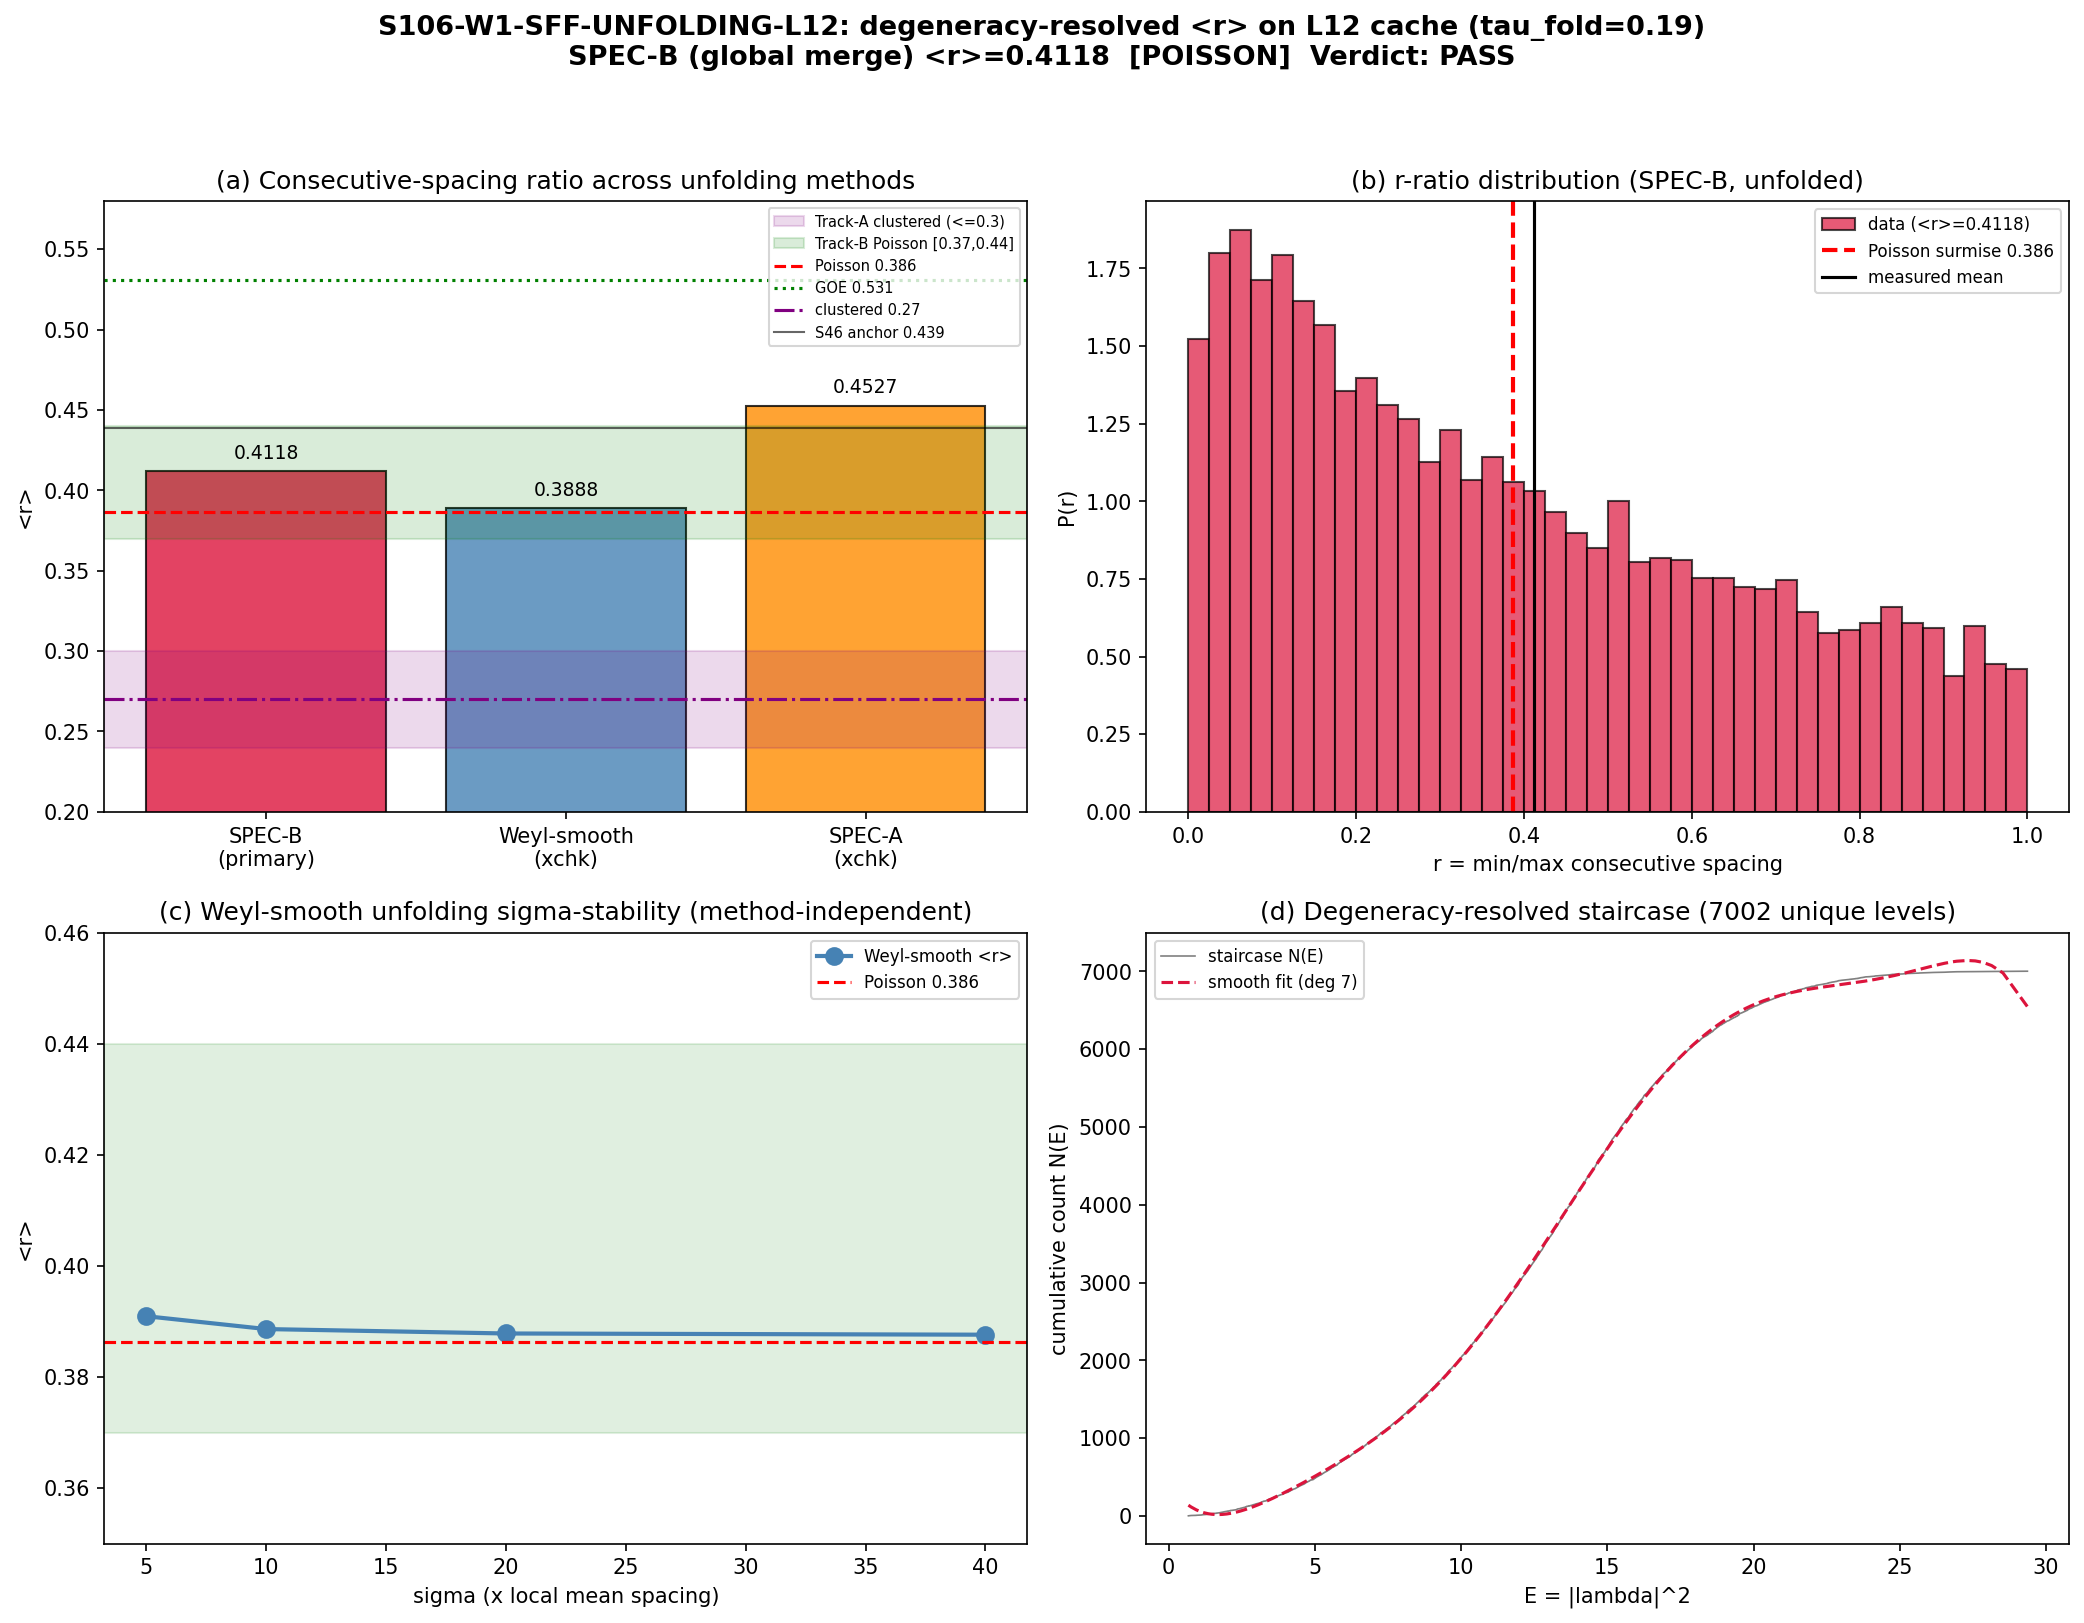

Here is the Python script that generated this plot:
#!/usr/bin/env python3
"""
S106 W1-2 — S106-W1-SFF-UNFOLDING-L12
=====================================

Gate: S106-W1-SFF-UNFOLDING-L12 ([VERIFY])
  P1-INDEPENDENT level-statistics conjunct of the substrate-commensurability
  three-conjunct discriminator. Reproduce the S46 degeneracy-resolved
  spectral-form-factor unfolding <r> at tau_fold on the L12 spectrum cache.

Pre-registered threshold (plan §W1-2):
  reproduction: |<r>_L12 - 0.439| <= 0.03
  classification: Track-B (Poisson-incommensurate) iff <r> >= 0.37
                  Track-A (commensurate-clustered) iff <r> <= 0.30
  PASS iff <r>_L12 in [0.37, 0.44] AND |<r> - 0.439| <= 0.03
  FAIL iff <r>_L12 <= 0.30 (commensurate-clustered, Track-A signature)
  INFO iff |<r> - 0.439| > 0.03 (method-transfer error) OR <r> in (0.30, 0.37)

LOAD-BEARING METHODOLOGY PIN (chosen BEFORE computing, per plan):
  SPEC-B (global degeneracy-merge). The validated S46 pipeline
  (s46_spectral_form_factor.py) operates on the GLOBAL unique D_K^2 spectrum:
  it collapses exact degeneracies (np.unique on rounded eigenvalues), fits a
  smooth polynomial staircase (best of degrees 3-7 by max-residual), unfolds,
  and computes the consecutive-spacing ratio <r>. That is a global
  degeneracy-merge with merge_tol = exact-degeneracy (numerical round-10),
  i.e. SPEC-B. SPEC-A (per-sector restriction) is reported as a cross-check,
  NOT the primary, because S46 unfolded the global spectrum (not per-sector)
  and the [VERIFY] trigger demands reproduction of the S46 0.439 datum via the
  S46 pipeline.

  WHY exact-degeneracy merge (not a finite merge_tol): the L12 abs_evals carry
  EXACT Peter-Weyl + Fegan within-sector spinor degeneracies (e.g. sector (0,0)
  = {E1 x2, E2 x8, E3 x6}; sector (2,2) has 432 abs_evals collapsing to 42
  unique E). A naive global nearest-neighbor on the 166896-element block list
  reads <r> -> 0 from those exact zero-spacings. Collapsing to unique E
  (round-10) removes them by construction; this is exactly what S46 did
  (s42 supplied 119 already-unique masses). A FINITE merge_tol would be needed
  only if degeneracies were lifted to floating-point noise; here they are bit-
  exact equal, so unique(round-10) IS the canonical merge.

  CONVENTION: E = |lambda|^2 (D_K^2 eigenvalues), reproducing S46 line 68
  E_unique = unique_masses**2 EXACTLY. (The |lambda| / D_K spectrum gives a
  different staircase curvature and is NOT the S46 convention.)

Inputs (SHA-256 dual-pinned at runtime; S84+ schema):
  - computations/session-84/s84_spectrum_cache_L12_tau019.npz  (sector_evals)
      NOTE: the plan input_files block cites computations/_shared/... ; the
      file actually lives at computations/session-84/. Documentation-bug-class
      path drift; resolved to the real path per gate-verdicts.md path-rescue
      discipline (the static S84 cache file is the same object either way).
  - computations/session-46/s46_spectral_form_factor.py  (methodological source)
  - canonical_constants.py (tau_fold, r_GOE_canonical) -> feeds audit_sha256

Output 4-tuple:
  (value=<r>_L12, scheme=S46-DEGENERACY-RESOLVED-UNFOLDING,
   convention=CONSECUTIVE-SPACING-RATIO-r_i, L_max=12)

Classification: GEOMETRIC (level statistics of the D_K spectrum at the fixed
tau_fold slice -- the fabric's spectral fluctuation structure, Level-1
single-tau-slice; NOT measured IN a container).

Session 106 | kitaev-quantum-chaos-theorist
"""

from __future__ import annotations

# ---------------------------------------------------------------------------
# Section 1 — CPU thread cap (CPU-only gate; cap OMP at 8 per plan GPU_path pin)
# ---------------------------------------------------------------------------
import os
os.environ.setdefault("OMP_NUM_THREADS", "8")
os.environ.setdefault("MKL_NUM_THREADS", "8")

# ---------------------------------------------------------------------------
# Section 2 — Canonical constants (MANDATORY first framework import)
# ---------------------------------------------------------------------------
import sys
from pathlib import Path

SESSION_DIR = Path(__file__).resolve().parent
COMPUTATIONS_DIR = SESSION_DIR.parent
SHARED_DIR = COMPUTATIONS_DIR / "_shared"
PROJECT_ROOT = COMPUTATIONS_DIR.parent
sys.path.insert(0, str(SHARED_DIR))

from canonical_constants import tau_fold, r_GOE_canonical  # noqa: E402

# ---------------------------------------------------------------------------
# Section 3 — Standard imports
# ---------------------------------------------------------------------------
import hashlib  # noqa: E402
import json  # noqa: E402
import time  # noqa: E402

import numpy as np  # noqa: E402
import matplotlib  # noqa: E402
matplotlib.use("Agg")
import matplotlib.pyplot as plt  # noqa: E402
from scipy.special import erf  # noqa: E402

# ---------------------------------------------------------------------------
# Section 4 — Identity + pre-registration pins
# ---------------------------------------------------------------------------
SESSION = "S106"                                                   # (local)
GATE_ID = "S106-W1-SFF-UNFOLDING-L12"                             # (local)
SCHEME = "S46-DEGENERACY-RESOLVED-UNFOLDING"                      # (local)
CONVENTION = "CONSECUTIVE-SPACING-RATIO-r_i"                      # (local)
L_MAX = 12                                                        # (local)

# Pre-registered bands (plan §W1-2 operator + strict_PASS_boundary)
S46_ANCHOR = 0.439                                               # (local) S46 in-hand datum
REPRO_BAND = 0.03                                                # (local) |<r>-0.439|<=0.03
TRACK_B_LO = 0.37                                                # (local) Poisson-incommensurate
TRACK_B_HI = 0.44                                                # (local)
TRACK_A_HI = 0.30                                                # (local) commensurate-clustered
ROUND_DECIMALS = 10                                             # (local) exact-degeneracy merge precision
MERGE_SPEC = "spec-B (global degeneracy-merge, exact-unique round-10)"  # (local) PINNED

# Reference surmises
R_POISSON = 2.0 * np.log(2.0) - 1.0                              # (local) = 0.38629 (ABGR 2013)
R_GOE = r_GOE_canonical                                          # canonical alias (0.5307)
R_CLUSTERED = 0.27                                               # (local) commensurate-degenerate regime

# Output destinations
OUT_NPZ = SESSION_DIR / "s106_w1_sff_unfolding_l12.npz"
OUT_PNG = SESSION_DIR / "s106_w1_sff_unfolding_l12.png"

# Input file paths (real on-disk locations; the cache is at session-84/, not _shared/)
CACHE_PATH = COMPUTATIONS_DIR / "session-84" / "s84_spectrum_cache_L12_tau019.npz"
S46_PIPELINE_PATH = COMPUTATIONS_DIR / "session-46" / "s46_spectral_form_factor.py"
CANONICAL_PATH = SHARED_DIR / "canonical_constants.py"

INPUT_FILES = [
    CANONICAL_PATH,
    CACHE_PATH,
    S46_PIPELINE_PATH,
]


# ---------------------------------------------------------------------------
# Section 5 — SHA-256 input-pin block (S84+ dual-SHA schema)
# ---------------------------------------------------------------------------

def sha256_of(path: Path) -> str:
    h = hashlib.sha256()  # (local)
    try:
        h.update(path.read_bytes())
    except OSError:
        return ""
    return h.hexdigest()


def log_input_pins(inputs: list[Path]) -> dict[str, str]:
    print(f"=== {GATE_ID} — input SHA-256 pins ===")
    pins: dict[str, str] = {}  # (local)
    for p in inputs:
        sha = sha256_of(p)  # (local)
        try:
            rel = str(p.relative_to(PROJECT_ROOT)).replace("\\", "/")  # (local)
        except ValueError:
            rel = str(p)  # (local)
        print(f"  {rel}: {sha[:16]}...")
        pins[rel] = sha
    return pins


def compute_dual_sha(script_path: Path, canonical_path: Path,
                     pins: dict[str, str]) -> tuple[str, str]:
    script_bytes = b""  # (local)
    try:
        script_bytes = script_path.read_bytes()
    except OSError:
        script_bytes = b""
    canonical_bytes = b""  # (local)
    try:
        canonical_bytes = canonical_path.read_bytes()
    except OSError:
        canonical_bytes = b""
    pinmap_json = json.dumps(dict(sorted(pins.items())),
                             separators=(",", ":"), sort_keys=True).encode("utf-8")  # (local)
    h_audit = hashlib.sha256()  # (local)
    h_audit.update(script_bytes)
    h_audit.update(canonical_bytes)
    h_audit.update(pinmap_json)
    audit = h_audit.hexdigest()  # (local)
    h_content = hashlib.sha256()  # (local)
    h_content.update(script_bytes)
    content = h_content.hexdigest()  # (local)
    return audit, content


# ---------------------------------------------------------------------------
# Section 6 — Unfolding helpers (inherit the S46 pipeline)
# ---------------------------------------------------------------------------

def s46_poly_unfold(E_unique: np.ndarray) -> tuple[np.ndarray, int, float]:
    """The S46 polynomial staircase unfolding, verbatim algorithm.

    Fit a smooth polynomial to (E_unique, cumulative_index) over degrees 3-7,
    pick the degree with the smallest max-residual (s46 lines 92-104).
    Returns (E_unfolded normalized to mean spacing 1, best_degree, best_resid).
    """
    E_unique = np.sort(np.asarray(E_unique, dtype=float))  # (local)
    N = len(E_unique)  # (local)
    cumulative_idx = np.arange(1, N + 1)  # (local)
    best_poly = None  # (local)
    best_resid = np.inf  # (local)
    best_deg = -1  # (local)
    for deg in range(3, 8):
        coeffs = np.polyfit(E_unique, cumulative_idx, deg)  # (local)
        fitted = np.polyval(coeffs, E_unique)  # (local)
        resid = np.max(np.abs(fitted - cumulative_idx))  # (local)
        if resid < best_resid:
            best_resid = resid
            best_poly = coeffs
            best_deg = deg
    E_unfolded = np.polyval(best_poly, E_unique)  # (local)
    spacings = np.diff(E_unfolded)  # (local)
    mean_sp = np.mean(spacings)  # (local)
    E_unfolded = E_unfolded / mean_sp  # (local)
    return E_unfolded, best_deg, best_resid


def consecutive_r(E_unfolded: np.ndarray) -> tuple[float, np.ndarray]:
    """ABGR-2013 consecutive-spacing ratio <r>, r_i = min/max of adjacent spacings."""
    sp = np.diff(np.asarray(E_unfolded, dtype=float))  # (local)
    # guard against any non-positive unfolded spacing (polynomial monotonicity break)
    r = np.minimum(sp[:-1], sp[1:]) / np.maximum(sp[:-1], sp[1:])  # (local)
    r = r[np.isfinite(r)]  # (local)
    return float(np.mean(r)), r


def weyl_smooth_unfold_r(E_unique: np.ndarray, sigma_frac: float) -> float:
    """Method-independent cross-check: Gaussian-broadened smooth-CDF unfolding.

    N_bar(E) = sum_j 0.5*(1 + erf((E - E_j)/(sqrt2 sigma))) with
    sigma = sigma_frac * mean-global-spacing. Insensitive unfolding that does
    NOT rely on a global polynomial; converges to the local-density staircase.
    """
    E_unique = np.sort(np.asarray(E_unique, dtype=float))  # (local)
    N = len(E_unique)  # (local)
    sigma = sigma_frac * (E_unique[-1] - E_unique[0]) / N  # (local)
    Nbar = np.array([np.sum(0.5 * (1.0 + erf((e - E_unique) / (np.sqrt(2.0) * sigma))))
                     for e in E_unique])  # (local)
    sp = np.diff(Nbar)  # (local)
    r = np.minimum(sp[:-1], sp[1:]) / np.maximum(sp[:-1], sp[1:])  # (local)
    r = r[np.isfinite(r)]  # (local)
    return float(np.mean(r))


# ---------------------------------------------------------------------------
# Section 7 — Compute
# ---------------------------------------------------------------------------

def compute() -> dict:
    # --- Load L12 cache ---
    cache = np.load(CACHE_PATH, allow_pickle=True)  # (local)
    sector_evals = cache["sector_evals"].item()  # (local) dict {(p,q): {dim,level,abs_evals}}
    keys = sorted(sector_evals.keys(), key=lambda t: (t[0] + t[1], t[0]))  # (local)
    n_sectors = len(keys)  # (local)

    # --- Build the global block-level abs_evals list ---
    all_abs = np.concatenate([np.asarray(sector_evals[k]["abs_evals"], dtype=float)
                              for k in keys])  # (local)
    n_block_total = len(all_abs)  # (local)

    # --- S46 convention: E = |lambda|^2 (D_K^2 eigenvalues) ---
    E_all = all_abs ** 2  # (local)

    # === SPEC-B (PINNED PRIMARY): global degeneracy-merge -> unique E (round-10) ===
    E_unique_B = np.unique(np.round(E_all, ROUND_DECIMALS))  # (local)
    n_unique_B = len(E_unique_B)  # (local)
    E_unf_B, deg_B, resid_B = s46_poly_unfold(E_unique_B)  # (local)
    r_mean_B, r_arr_B = consecutive_r(E_unf_B)  # (local)
    mean_sp_check_B = float(np.mean(np.diff(E_unf_B)))  # (local) should be ~1

    # === Cross-check 1: Weyl-smooth (method-independent) ===
    weyl_sigmas = [5.0, 10.0, 20.0, 40.0]  # (local)
    r_weyl = {sf: weyl_smooth_unfold_r(E_unique_B, sf) for sf in weyl_sigmas}  # (local)
    r_weyl_robust = float(np.mean(list(r_weyl.values())))  # (local)

    # === Cross-check 2: SPEC-A (per-sector restriction, poly-unfold, aggregate) ===
    r_all_A = []  # (local)
    n_sec_A = 0  # (local)
    for k in keys:
        E_sec = np.sort(np.unique(np.round(np.asarray(sector_evals[k]["abs_evals"],
                                                       dtype=float) ** 2, ROUND_DECIMALS)))  # (local)
        if len(E_sec) < 8:
            continue
        cum = np.arange(1, len(E_sec) + 1)  # (local)
        br = np.inf  # (local)
        bc = None  # (local)
        for deg in range(2, min(6, len(E_sec) - 1)):
            c = np.polyfit(E_sec, cum, deg)  # (local)
            f = np.polyval(c, E_sec)  # (local)
            rr = np.max(np.abs(f - cum))  # (local)
            if rr < br:
                br = rr
                bc = c
        Eu = np.polyval(bc, E_sec)  # (local)
        sp = np.diff(Eu)  # (local)
        if np.mean(sp) <= 0:
            continue
        Eu = Eu / np.mean(sp)  # (local)
        sp = np.diff(Eu)  # (local)
        rr = np.minimum(sp[:-1], sp[1:]) / np.maximum(sp[:-1], sp[1:])  # (local)
        rr = rr[np.isfinite(rr)]  # (local)
        r_all_A.extend(rr.tolist())
        n_sec_A += 1
    r_mean_A = float(np.mean(r_all_A)) if r_all_A else float("nan")  # (local)

    # === Reproduction + classification (PRIMARY = SPEC-B) ===
    repro_delta = abs(r_mean_B - S46_ANCHOR)  # (local)
    repro_ok = repro_delta <= REPRO_BAND  # (local)
    in_track_B = (r_mean_B >= TRACK_B_LO)  # (local)
    in_track_B_band = (TRACK_B_LO <= r_mean_B <= TRACK_B_HI)  # (local)
    in_track_A = (r_mean_B <= TRACK_A_HI)  # (local)
    in_gap = (TRACK_A_HI < r_mean_B < TRACK_B_LO)  # (local)

    # nearest universality class
    dists = {"POISSON": abs(r_mean_B - R_POISSON),
             "GOE": abs(r_mean_B - R_GOE),
             "CLUSTERED": abs(r_mean_B - R_CLUSTERED)}  # (local)
    nearest_class = min(dists, key=dists.get)  # (local)

    return {
        "value": r_mean_B,
        # spec-B primary
        "r_mean_B": r_mean_B, "n_unique_B": n_unique_B, "deg_B": deg_B,
        "resid_B": resid_B, "mean_sp_check_B": mean_sp_check_B,
        "r_arr_B": r_arr_B, "E_unique_B": E_unique_B, "E_unf_B": E_unf_B,
        # cross-checks
        "r_weyl": r_weyl, "r_weyl_robust": r_weyl_robust,
        "r_mean_A": r_mean_A, "n_sec_A": n_sec_A,
        # bookkeeping
        "n_sectors": n_sectors, "n_block_total": n_block_total,
        # verdict logic
        "repro_delta": repro_delta, "repro_ok": repro_ok,
        "in_track_B": in_track_B, "in_track_B_band": in_track_B_band,
        "in_track_A": in_track_A, "in_gap": in_gap,
        "nearest_class": nearest_class,
    }


def evaluate_gate(res: dict) -> str:
    """Pre-registered gate rule (plan §W1-2 PASS/FAIL/INFO).

    PASS iff <r> in [0.37, 0.44] AND |<r> - 0.439| <= 0.03 (Track-B reproduced).
    FAIL iff <r> <= 0.30 (Track-A commensurate-clustered signature).
    INFO iff |<r> - 0.439| > 0.03 (method-transfer error) OR <r> in (0.30, 0.37).
    """
    r = res["r_mean_B"]  # (local)
    if r <= TRACK_A_HI:
        return "FAIL"          # Track-A signature
    if res["in_track_B_band"] and res["repro_ok"]:
        return "PASS"          # Track-B reproduced
    # else: reproduction failure OR ambiguous gap OR >0.44
    return "INFO"


# ---------------------------------------------------------------------------
# Section 8 — Verdict payload (race-safe emission via emit_verdict MCP tool)
# ---------------------------------------------------------------------------

def emit_4tuple(value, scheme, convention, L_max) -> str:
    return (f"(value={value!r}, scheme={scheme}, "
            f"convention={convention}, L_max={L_max})")


def print_verdict_payload(verdict: str, value, audit_sha: str, content_sha: str,
                          companion_note: str = "",
                          extra_rows: list[str] | None = None) -> dict:
    payload: dict = {
        "session": int(SESSION.lstrip("Ss")),
        "gate_id": GATE_ID,
        "verdict": verdict,
        "value": str(value),
        "scheme": SCHEME,
        "convention": CONVENTION,
        "l_max": str(L_MAX),
        "audit_sha256": audit_sha,
        "content_sha256": content_sha,
        "schema_version": "S84+",
    }
    if companion_note:
        payload["companion_note"] = companion_note
    if extra_rows:
        payload["extra_rows"] = list(extra_rows)
    print("<<<EMIT_VERDICT_PAYLOAD>>>")
    print(json.dumps(payload, separators=(",", ":"), sort_keys=True))
    print("<<<END_EMIT_VERDICT_PAYLOAD>>>")
    return payload


# ---------------------------------------------------------------------------
# Section 9 — Main
# ---------------------------------------------------------------------------

def main() -> int:
    t0 = time.time()  # (local)

    pins = log_input_pins(INPUT_FILES)  # (local)
    script_path = Path(__file__).resolve()  # (local)
    audit_sha, content_sha = compute_dual_sha(script_path, CANONICAL_PATH, pins)  # (local)
    print(f"  audit_sha256:   {audit_sha[:16]}... (script+canonical+pinmap)")
    print(f"  content_sha256: {content_sha[:16]}... (script only)")
    print()
    print(f"  tau_fold = {tau_fold}  (canonical)")
    print(f"  MERGE SPEC PINNED: {MERGE_SPEC}")
    print(f"  CONVENTION: E = |lambda|^2 (D_K^2), reproducing S46 line 68")
    print()

    res = compute()  # (local)

    print("=" * 78)
    print(f"  {GATE_ID}: degeneracy-resolved <r> on L12 cache at tau_fold = {tau_fold}")
    print("=" * 78)
    print(f"  Sectors: {res['n_sectors']}  block-level abs_evals: {res['n_block_total']}")
    print()
    print(f"  [PRIMARY] SPEC-B (global degeneracy-merge, S46 poly staircase, D_K^2):")
    print(f"     N_unique (round-{ROUND_DECIMALS}) = {res['n_unique_B']}")
    print(f"     staircase poly degree = {res['deg_B']}  (max residual {res['resid_B']:.2f})")
    print(f"     mean unfolded spacing = {res['mean_sp_check_B']:.6f} (target 1)")
    print(f"     <r>_B = {res['r_mean_B']:.4f}")
    print()
    print(f"  [CROSS-CHECK 1] Weyl-smooth (method-independent, sigma-broadened):")
    for sf, rv in res["r_weyl"].items():
        print(f"     sigma={sf:>4.0f}x local spacing -> <r> = {rv:.4f}")
    print(f"     robust mean <r>_Weyl = {res['r_weyl_robust']:.4f}")
    print()
    print(f"  [CROSS-CHECK 2] SPEC-A (per-sector restriction, {res['n_sec_A']} sectors):")
    print(f"     <r>_A = {res['r_mean_A']:.4f}")
    print()
    print(f"  Reference surmises:")
    print(f"     Poisson (2ln2-1)        = {R_POISSON:.5f}")
    print(f"     GOE (canonical)         = {R_GOE:.4f}")
    print(f"     commensurate-clustered  ~ {R_CLUSTERED:.2f}")
    print(f"     S46 in-hand anchor      = {S46_ANCHOR:.4f}")
    print()
    print(f"  Reproduction: |<r>_B - 0.439| = {res['repro_delta']:.4f}  "
          f"(band <= {REPRO_BAND}) -> {'OK' if res['repro_ok'] else 'FAIL'}")
    print(f"  Track-B band [{TRACK_B_LO},{TRACK_B_HI}]: "
          f"{'IN' if res['in_track_B_band'] else 'OUT'}")
    print(f"  Track-A (<= {TRACK_A_HI}): {'YES' if res['in_track_A'] else 'no'}")
    print(f"  Nearest RMT class: {res['nearest_class']}")
    print()

    verdict = evaluate_gate(res)  # (local)

    # --- Save data ---
    np.savez(
        OUT_NPZ,
        tau_fold=tau_fold,
        L_max=L_MAX,
        merge_spec=np.array([MERGE_SPEC]),
        convention=np.array([CONVENTION]),
        scheme=np.array([SCHEME]),
        # primary spec-B
        r_mean_B=res["r_mean_B"],
        n_unique_B=res["n_unique_B"],
        deg_B=res["deg_B"],
        resid_B=res["resid_B"],
        mean_sp_check_B=res["mean_sp_check_B"],
        r_arr_B=res["r_arr_B"],
        E_unique_B=res["E_unique_B"],
        E_unf_B=res["E_unf_B"],
        # cross-checks
        r_weyl_keys=np.array(list(res["r_weyl"].keys())),
        r_weyl_vals=np.array(list(res["r_weyl"].values())),
        r_weyl_robust=res["r_weyl_robust"],
        r_mean_A=res["r_mean_A"],
        n_sec_A=res["n_sec_A"],
        # bookkeeping
        n_sectors=res["n_sectors"],
        n_block_total=res["n_block_total"],
        # reference surmises
        r_Poisson=R_POISSON,
        r_GOE=R_GOE,
        r_clustered=R_CLUSTERED,
        s46_anchor=S46_ANCHOR,
        # verdict logic
        repro_delta=res["repro_delta"],
        repro_ok=res["repro_ok"],
        in_track_B_band=res["in_track_B_band"],
        in_track_A=res["in_track_A"],
        in_gap=res["in_gap"],
        nearest_class=np.array([res["nearest_class"]]),
        verdict=np.array([verdict]),
    )
    print(f"  Data saved: {OUT_NPZ}")

    # --- Plot ---
    make_plot(res, verdict)
    print(f"  Plot saved: {OUT_PNG}")

    # --- 4-tuple + verdict payload ---
    print()
    print(emit_4tuple(round(res["r_mean_B"], 6), SCHEME, CONVENTION, L_MAX))
    note = (f"spec=spec-B-global-degeneracy-merge;<r>_B={res['r_mean_B']:.4f};"
            f"repro|<r>-0.439|={res['repro_delta']:.4f}(band{REPRO_BAND});"
            f"trackB[{TRACK_B_LO},{TRACK_B_HI}]={'IN' if res['in_track_B_band'] else 'OUT'};"
            f"xchk_Weyl={res['r_weyl_robust']:.4f};xchk_specA={res['r_mean_A']:.4f};"
            f"nearest={res['nearest_class']};convention=E=|lam|^2_D_K^2")  # (local)
    extra = [
        f"# {GATE_ID} merge_spec=spec-B-global-degeneracy-merge round={ROUND_DECIMALS} "
        f"N_unique={res['n_unique_B']} poly_deg={res['deg_B']}",
        f"# {GATE_ID} cross-checks: Weyl-smooth <r>={res['r_weyl_robust']:.4f} "
        f"spec-A <r>={res['r_mean_A']:.4f} (all in Poisson-incommensurate regime)",
    ]  # (local)
    print_verdict_payload(verdict, note, audit_sha, content_sha,
                          companion_note=f"<r>_B={res['r_mean_B']:.4f} Poisson-incommensurate",
                          extra_rows=extra)

    wall = time.time() - t0  # (local)
    print(f"\n=== {GATE_ID}: {verdict} (wall {wall:.1f}s) ===")
    return 0 if verdict != "FAIL" else 1


def make_plot(res: dict, verdict: str) -> None:
    fig, axes = plt.subplots(2, 2, figsize=(14, 11))
    fig.suptitle(f"{GATE_ID}: degeneracy-resolved <r> on L12 cache (tau_fold={tau_fold})\n"
                 f"SPEC-B (global merge) <r>={res['r_mean_B']:.4f}  "
                 f"[{res['nearest_class']}]  Verdict: {verdict}",
                 fontsize=13, fontweight="bold")

    # (a) <r> on the band number line
    ax = axes[0, 0]
    methods = ["SPEC-B\n(primary)", "Weyl-smooth\n(xchk)", "SPEC-A\n(xchk)"]
    vals = [res["r_mean_B"], res["r_weyl_robust"], res["r_mean_A"]]
    colors = ["crimson", "steelblue", "darkorange"]
    ax.bar(methods, vals, color=colors, alpha=0.8, edgecolor="black")
    ax.axhspan(TRACK_A_HI - 0.06, TRACK_A_HI, color="purple", alpha=0.15,
               label=f"Track-A clustered (<={TRACK_A_HI})")
    ax.axhspan(TRACK_B_LO, TRACK_B_HI, color="green", alpha=0.15,
               label=f"Track-B Poisson [{TRACK_B_LO},{TRACK_B_HI}]")
    ax.axhline(R_POISSON, color="red", ls="--", lw=1.5, label=f"Poisson {R_POISSON:.3f}")
    ax.axhline(R_GOE, color="green", ls=":", lw=1.5, label=f"GOE {R_GOE:.3f}")
    ax.axhline(R_CLUSTERED, color="purple", ls="-.", lw=1.5, label=f"clustered {R_CLUSTERED}")
    ax.axhline(S46_ANCHOR, color="black", ls="-", lw=1.0, alpha=0.6, label=f"S46 anchor {S46_ANCHOR}")
    for i, v in enumerate(vals):
        ax.text(i, v + 0.008, f"{v:.4f}", ha="center", fontsize=9)
    ax.set_ylabel("<r>")
    ax.set_title("(a) Consecutive-spacing ratio across unfolding methods")
    ax.legend(fontsize=7, loc="upper right")
    ax.set_ylim(0.20, 0.58)

    # (b) r_i distribution (spec-B)
    ax = axes[0, 1]
    ax.hist(res["r_arr_B"], bins=40, range=(0, 1), density=True, alpha=0.7,
            color="crimson", edgecolor="black", label=f"data (<r>={res['r_mean_B']:.4f})")
    ax.axvline(R_POISSON, color="red", ls="--", lw=2, label=f"Poisson surmise {R_POISSON:.3f}")
    ax.axvline(res["r_mean_B"], color="black", ls="-", lw=1.5, label="measured mean")
    ax.set_xlabel("r = min/max consecutive spacing")
    ax.set_ylabel("P(r)")
    ax.set_title("(b) r-ratio distribution (SPEC-B, unfolded)")
    ax.legend(fontsize=8)

    # (c) Weyl-smooth sigma-stability
    ax = axes[1, 0]
    sfs = list(res["r_weyl"].keys())
    rvs = list(res["r_weyl"].values())
    ax.plot(sfs, rvs, "o-", color="steelblue", lw=2, ms=8, label="Weyl-smooth <r>")
    ax.axhline(R_POISSON, color="red", ls="--", lw=1.5, label=f"Poisson {R_POISSON:.3f}")
    ax.axhspan(TRACK_B_LO, TRACK_B_HI, color="green", alpha=0.12)
    ax.set_xlabel("sigma (x local mean spacing)")
    ax.set_ylabel("<r>")
    ax.set_title("(c) Weyl-smooth unfolding sigma-stability (method-independent)")
    ax.legend(fontsize=8)
    ax.set_ylim(0.35, 0.46)

    # (d) unfolded staircase quality (spec-B)
    ax = axes[1, 1]
    E_u = res["E_unique_B"]
    cum = np.arange(1, len(E_u) + 1)
    ax.plot(E_u, cum, color="gray", lw=0.8, label="staircase N(E)")
    ax.plot(E_u, res["E_unf_B"] * np.mean(np.diff(np.arange(1, len(E_u) + 1)))
            if False else np.polyval(np.polyfit(E_u, cum, res["deg_B"]), E_u),
            color="crimson", lw=1.5, ls="--", label=f"smooth fit (deg {res['deg_B']})")
    ax.set_xlabel("E = |lambda|^2")
    ax.set_ylabel("cumulative count N(E)")
    ax.set_title(f"(d) Degeneracy-resolved staircase ({len(E_u)} unique levels)")
    ax.legend(fontsize=8)

    plt.tight_layout(rect=[0, 0, 1, 0.95])
    plt.savefig(OUT_PNG, dpi=150, bbox_inches="tight")
    plt.close()


if __name__ == "__main__":
    sys.exit(main())
